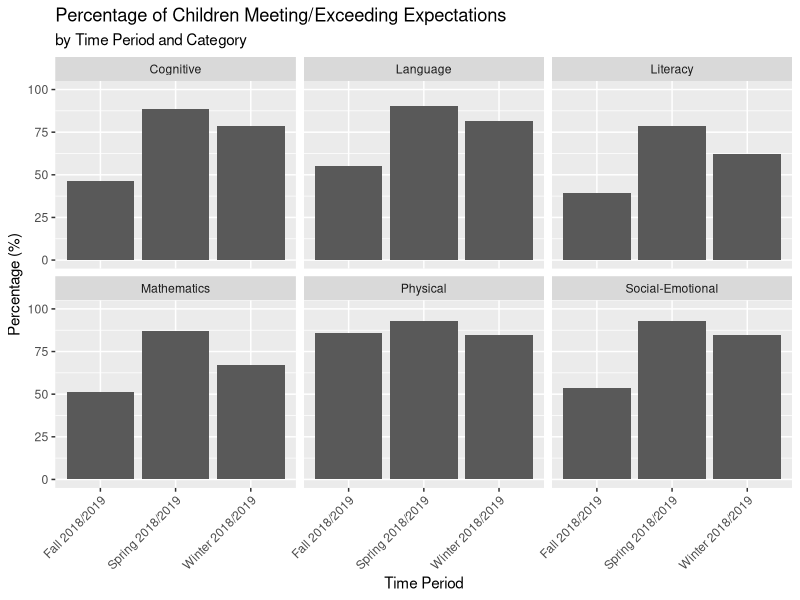
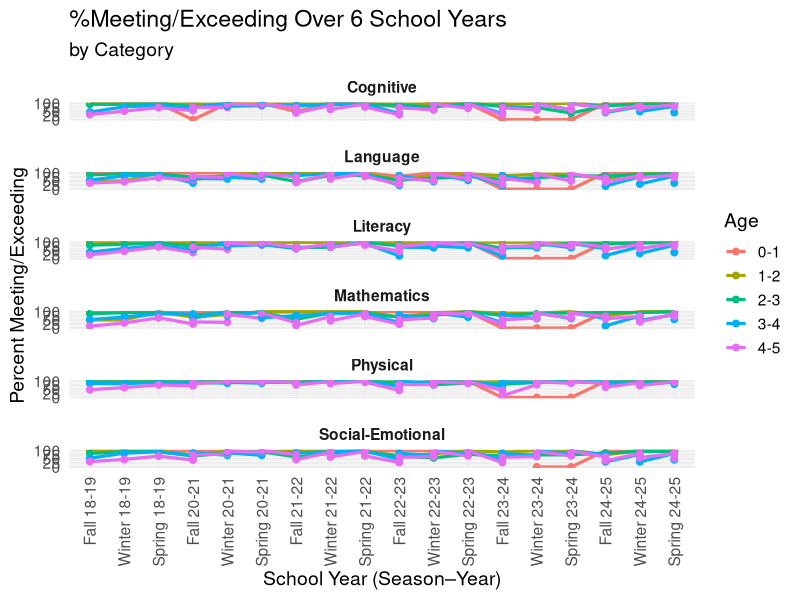
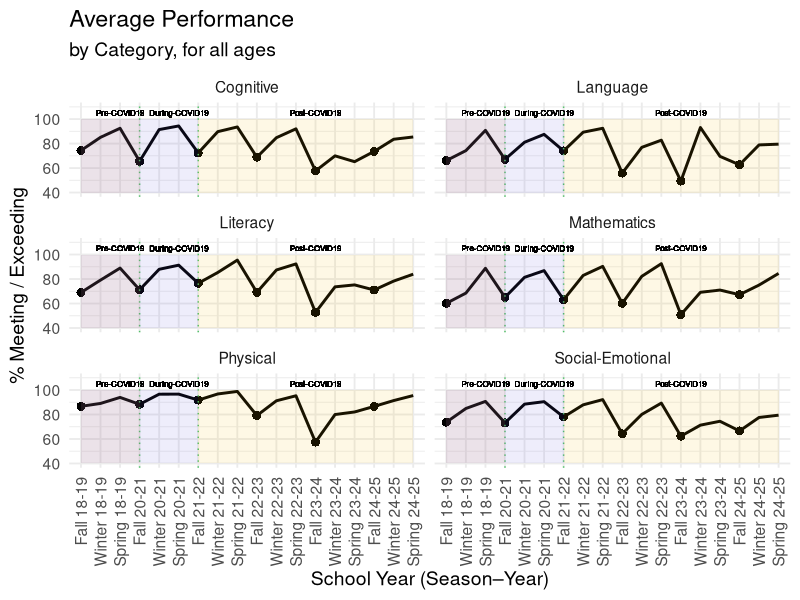
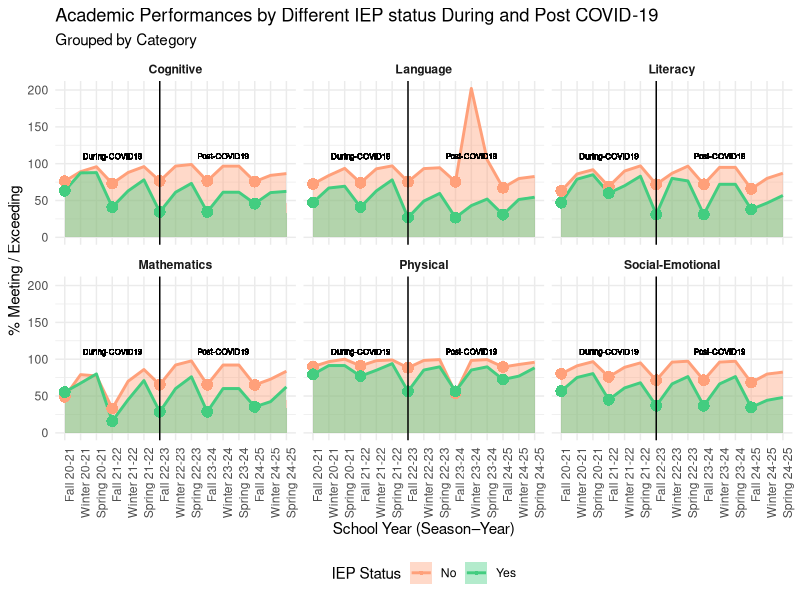
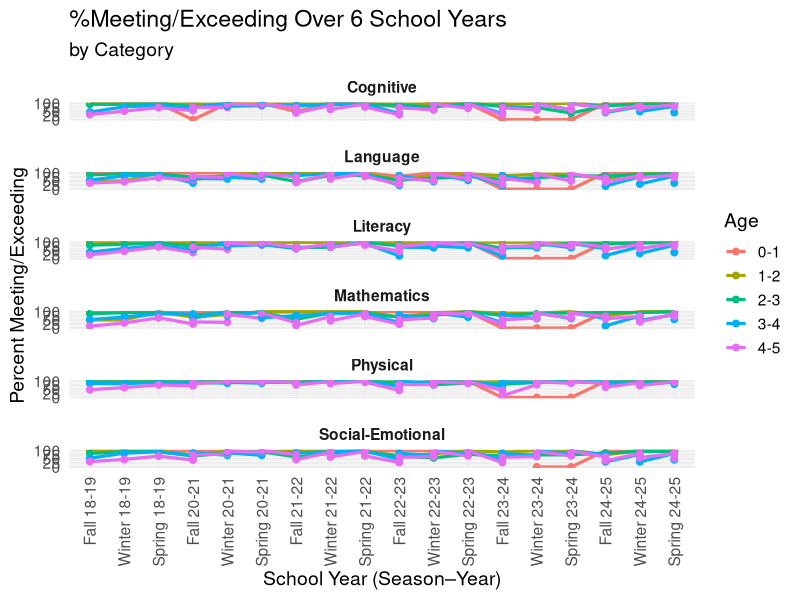
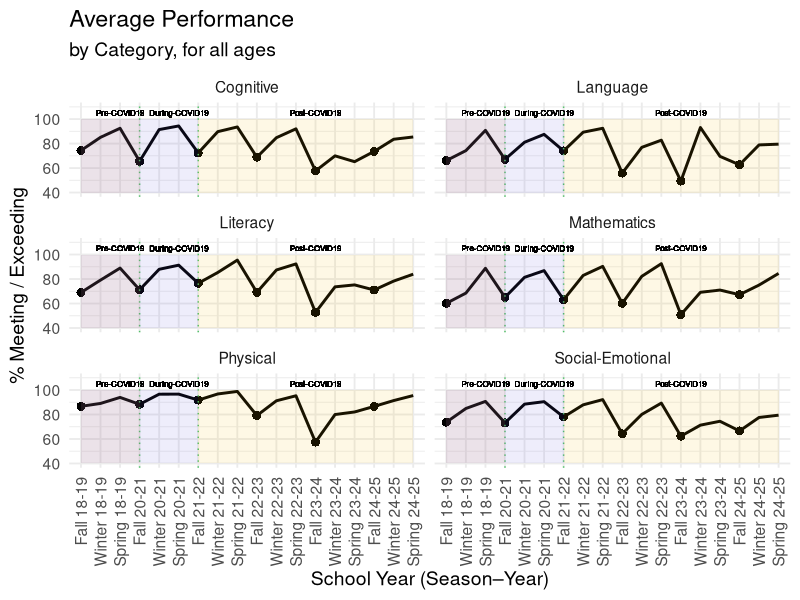
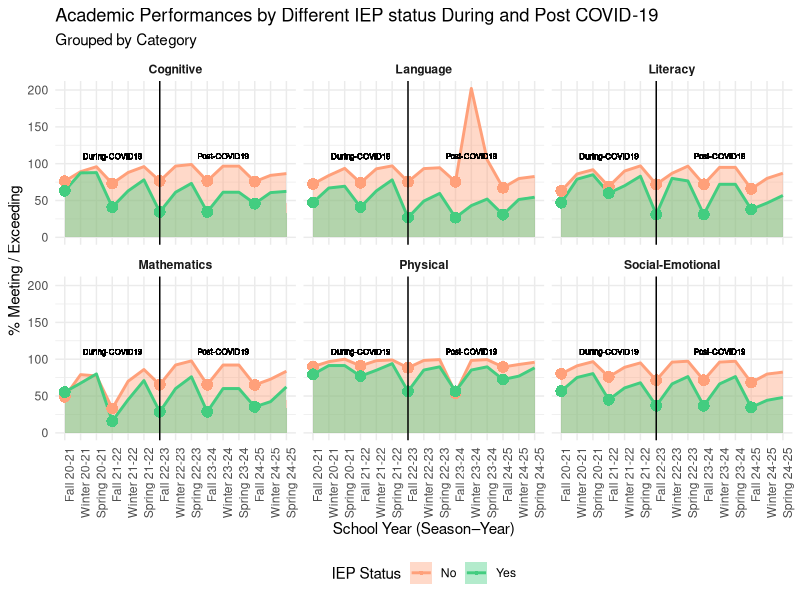

Source code (R) for these figures, in order:
## ---- chunk 1
library(tidyverse)
library(broom)
library(readxl)
library(dplyr)
library(skimr)
## ---- chunk 2
prof_2018_2019 <- read_excel("../data/ignore/file_show.xlsx")
## ---- chunk 3
glimpse(prof_2018_2019)
## ---- chunk 4
skim(prof_2018_2019)
## ---- chunk 5
categorized_data_2018_2019 <- prof_2018_2019 |>
  group_by(`Time Period`, `Category`) |>
  summarise(
    `Total # Children` = sum(`# Children`, na.rm = TRUE), 
    `Meeting / Exceeding Children` = sum(`# Meeting / Exceeding`, na.rm = TRUE), 
    `% percentage` = round(`Meeting / Exceeding Children` / `Total # Children` * 100, 2),
    .groups = "drop"
  )
## ---- chunk 6
ggplot(categorized_data_2018_2019, aes(x = `Time Period`, y = `% percentage`)) +
  geom_col() +
  facet_wrap(~ `Category`) +
  ylim(0, 100) +
  labs(
    title = "Percentage of Children Meeting/Exceeding Expectations",
    subtitle = "by Time Period and Category",
    x = "Time Period",
    y = "Percentage (%)"
  ) + 
  theme(axis.text.x = element_text(angle = 45, hjust = 1))
## ---- chunk 7
X2018_2019 <- read_excel("../data/ignore/2018-2019.xlsx")
X2020_2021 <- read_excel("../data/ignore/2020-2021.xlsx")
X2021_2022 <- read_excel("../data/ignore/2021-2022.xlsx")
X2022_2023 <- read_excel("../data/ignore/2022-2023.xlsx")
X2023_2024 <- read_excel("../data/ignore/2023-2024.xlsx")
X2024_2025 <- read_excel("../data/ignore/2024-2025.xlsx")
## ---- chunk 8
general_data_table <- bind_rows(
  #for each year we need to first convert our number of children, number of meeting/exceeding, and percentage of meeting/exceeding in numerit values and create a year column that would help us with sorting and labeling
  X2018_2019 |>
    mutate(
      `# Children` = parse_number(as.character(`# Children`), na = c("N/A", "NA")), 
      `# Meeting / Exceeding` = parse_number(as.character(`# Meeting / Exceeding`), na = c("N/A", "NA")), 
      `% Meeting / Exceeding` = parse_number(as.character(`% Meeting / Exceeding`)), 
      year = "18-19"), 
  X2020_2021 |>
    mutate(
      `# Children` = parse_number(as.character(`# Children`), na = c("N/A", "NA")), 
      `# Meeting / Exceeding` = parse_number(as.character(`# Meeting / Exceeding`), na = c("N/A", "NA")), 
      `% Meeting / Exceeding` = parse_number(as.character(`% Meeting / Exceeding`)), 
      year = "20-21"), 
  X2021_2022|>
    mutate(
      `# Children` = parse_number(as.character(`# Children`), na = c("N/A", "NA")), 
      `# Meeting / Exceeding` = parse_number(as.character(`# Meeting / Exceeding`), na = c("N/A", "NA")), 
      `% Meeting / Exceeding` = parse_number(as.character(`% Meeting / Exceeding`)), 
      year = "21-22"), 
  X2022_2023|>
    mutate(
      `# Children` = parse_number(as.character(`# Children`), na = c("N/A", "NA")), 
      `# Meeting / Exceeding` = parse_number(as.character(`# Meeting / Exceeding`), na = c("N/A", "NA")), 
      `% Meeting / Exceeding` = parse_number(as.character(`% Meeting / Exceeding`)), 
      year = "22-23"), 
  X2023_2024|>
    mutate(
      `# Children` = parse_number(as.character(`# Children`), na = c("N/A", "NA")), 
      `# Meeting / Exceeding` = parse_number(as.character(`# Meeting / Exceeding`), na = c("N/A", "NA")), 
      `% Meeting / Exceeding` = parse_number(as.character(`% Meeting / Exceeding`), na = c("N/A", "NA", "#DIV/0!")), 
      year = "23-24"), 
  X2024_2025|>
    mutate(
      `# Children` = parse_number(as.character(`# Children`), na = c("N/A", "NA")), 
      `# Meeting / Exceeding` = parse_number(as.character(`# Meeting / Exceeding`), na = c("N/A", "NA")), 
      `% Meeting / Exceeding` = parse_number(as.character(`% Meeting / Exceeding`)), 
      year = "24-25")
  ) |>
  #shortening and simplifying the label for each school year and trimester
  mutate(
    season = case_when(
      str_detect(`Time Period`, "Fall") ~ "Fall",
      str_detect(`Time Period`, "Winter") ~ "Winter",
      str_detect(`Time Period`, "Spring") ~ "Spring"
    ),
    label = paste(season, year),
    #sorting for chronological order taking the beginning of the school year and the code for each season (Fall - 1, Winter - 2, Spring - 3)
    #e.g. Fall 2018-2019 -> 181, Winter 2021-2022 -> 212
    sort_num = as.numeric(str_sub(year, 1, 2)) * 10 + match(season, c("Fall","Winter","Spring")) 
  )
#ordering our data chronologically
general_data_table <- general_data_table |>
  mutate(
    label = fct_reorder(label, sort_num)
  )
## ---- chunk 9
general_data_plot <- ggplot(general_data_table, aes(x = label, y = `% Meeting / Exceeding`, color = Age, group = Age)) +
  geom_line(size = 1.1) +
  geom_point(size = 2) +
  facet_wrap(~ Category, ncol = 1) +
  ylim(0, 100)+
  labs(
    title = "%Meeting/Exceeding Over 6 School Years",
    subtitle = "by Category",
    x = "School Year (Season–Year)",
    y = "Percent Meeting/Exceeding"
  ) +
  theme_minimal(base_size = 14) +
  theme(
    axis.text.x = element_text(angle = 90, hjust = 1, vjust = 0.5),
    strip.text = element_text(face = "bold"),
    panel.spacing = unit(1, "lines")
  )

general_data_plot

#saving
ggsave("general_plot.png", general_data_plot, width = 10, height = 20, dpi = 300)
## ---- chunk 10
#creating a new column that would help us highlight the beginning of the school year
average_general_data_table <- general_data_table |>
  mutate(is_fall = (`season` == "Fall"))

#calculating the average of all age groups' seasonal performance
average_general_data_table <- average_general_data_table |>
  group_by(Category, label, sort_num, is_fall) |>
  summarise(
    `Avg Meeting Exceeding` = mean(`% Meeting / Exceeding`, na.rm = TRUE),
    .groups = "drop"
  )

#plotting
average_general_data_plot <- ggplot(average_general_data_table, aes(x = label, y = `Avg Meeting Exceeding`, group = Category)) +
  geom_line(size = 1) +
  geom_point(aes(size = ifelse(is_fall, 4, NA)), shape = 20, stroke = 0) +
  geom_vline(xintercept = "Fall 20-21", linetype = "dotted", color = "#51C168")+
  geom_vline(xintercept = "Fall 21-22", linetype = "dotted", color = "#51C168")+
  annotate("rect", xmin="Fall 18-19", xmax="Fall 20-21", ymin = 40, ymax = 100, alpha = 0.1, fill = "#E7913E")+
  annotate("rect", xmin="Fall 18-19", xmax="Fall 21-22", ymin = 40, ymax = 100, alpha = 0.1, fill = "#5C57D8")+
  annotate("rect", xmin="Fall 21-22", xmax="Spring 24-25", ymin = 40, ymax = 100, alpha = 0.1, fill = "#FABA09")+
  geom_text( 
    aes(x = "Spring 18-19", y = 105, label = "Pre-COVID19"),
    size = 2) +
  geom_text( 
    aes(x = "Spring 20-21", y = 105, label = "During-COVID19"),
    size = 2) +
  geom_text( 
    aes(x = "Fall 23-24", y = 105, label = "Post-COVID19"),
    size = 2) +
  facet_wrap(~ Category, ncol = 2) +
  ylim(40, 110)+
  labs(
    title = "Average Performance",
    subtitle = "by Category, for all ages",
    x = "School Year (Season–Year)",
    y = "% Meeting / Exceeding"
  ) +
  theme_minimal(base_size = 14) +
  theme(
    axis.text.x = element_text(angle = 90, hjust = 1, vjust = 0.5),
    legend.position = "none"
  )

average_general_data_plot

#saving
ggsave("average_general_plot.png", average_general_data_plot, width = 15, height = 10, dpi = 300)
## ---- chunk 11
# filter 0-1 age group and calculate percentages
data <- general_data_table |>
filter(Age != "0-1") |>
drop_na() |>
group_by(year, Category, Age) |>
summarise(percent = sum(`# Meeting / Exceeding`) / sum(`# Children`) * 100, .groups = "drop") |>
mutate( covid_period = case_when(
year == "2019" ~ "Before COVID",
year %in% c("2021", "2022") ~ "During COVID",
TRUE ~ "After COVID"
  ),
covid_period = factor(covid_period, levels = c("Before COVID", "During COVID", "After COVID"))
)


## ---- chunk 12
all_year <- general_data_table |>
  mutate(IEP = na_if(IEP, "N/A")) |>
  filter(!is.na(IEP))

IEP_data <- all_year |>
  mutate(is_fall = (`season` == "Fall"))

IEP_data <- IEP_data |>
  group_by(Category, label, sort_num, is_fall, IEP) |>
  summarise(
    `Avg IEP Meeting Exceeding` = mean(`% Meeting / Exceeding`, na.rm = TRUE),
    .groups = "drop"
  )

iep_graph <- ggplot(
  IEP_data,
  aes(x = `label`, y = `Avg IEP Meeting Exceeding`, fill = IEP, group = IEP)
) +
  geom_area(position = "identity", alpha = 0.4) +
  geom_line(aes(color = IEP), size = 1) +
  geom_point(aes(size = ifelse(is_fall, 4, NA)), shape = 21 , stroke = 0) +
  geom_vline(xintercept = "Fall 22-23") +
  geom_text( 
    aes(x = "Winter 23-24", y = 110, label = "Post-COVID19"),
    size = 2) +
  geom_text( 
    aes(x = "Fall 21-22", y = 110, label = "During-COVID19"),
    size = 2) +
  facet_wrap(~ Category) +
  labs(
    title = "Academic Performances by Different IEP status During and Post COVID-19",
    x = "School Year (Season–Year)",
    y = "% Meeting / Exceeding",
    subtitle = "Grouped by Category ",
    fill = "IEP Status",
    color = "IEP Status"
  ) +
  scale_size_identity(guide = "none") +
  scale_color_manual(values = c("#51C168", "#5C57D8", "#FABA09"))+
  scale_color_manual(
    values = c(
      "No" = "lightsalmon", 
      "Yes" = "seagreen3"
    ) 
  ) +
  scale_fill_manual(
     values = c(
      "No" = "lightsalmon", 
      "Yes" = "seagreen3"
    ) 
  ) +
  theme_minimal() +
  theme(
    axis.text.x = element_text(angle = 90, hjust = 1),
    legend.position = "bottom",
    strip.text = element_text(face = "bold")
  )

iep_graph

ggsave("iep_impact.png", iep_graph, width = 15, height = 10, dpi = 300)
